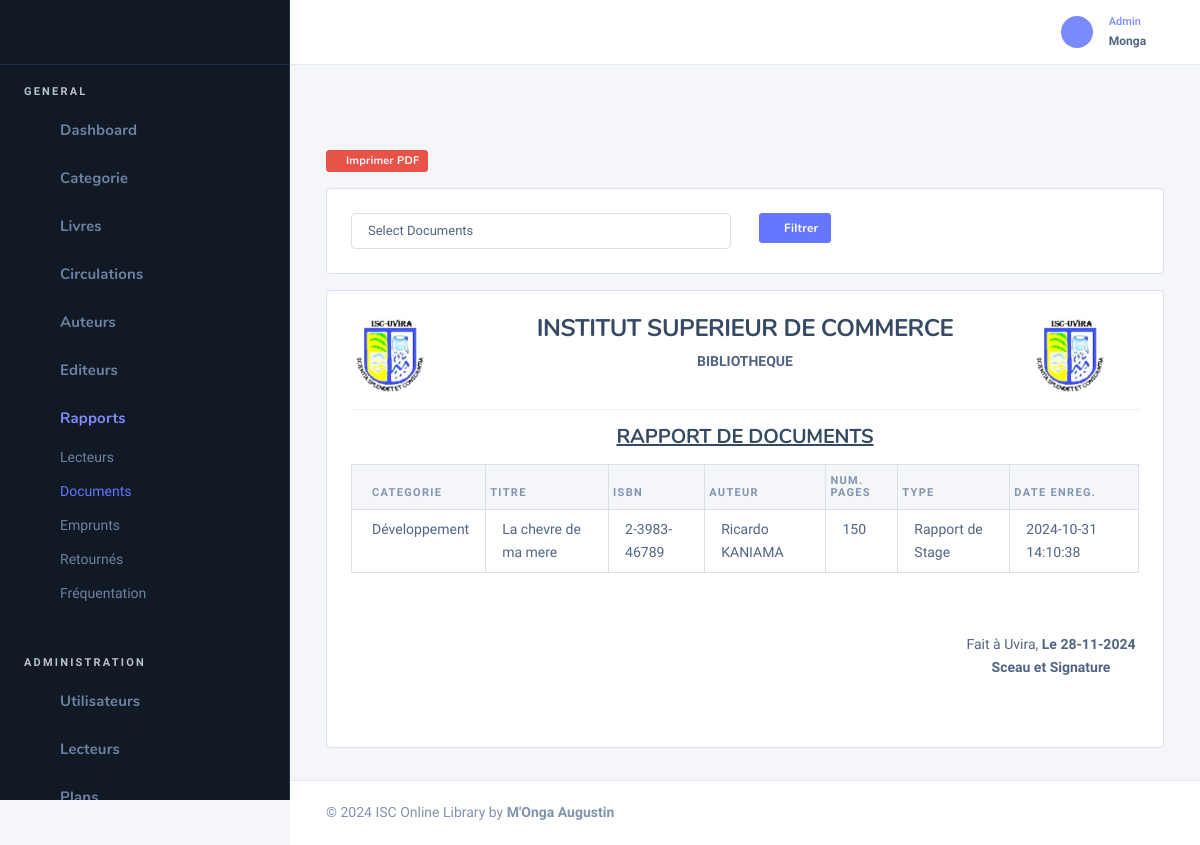
The app's page /rdoc (signed in) with its own data.
### tables this page shows
CREATE TABLE `tbl_books` (
  `id_book` int(11) NOT NULL,
  `titre` varchar(100) DEFAULT NULL,
  `typeDoc` enum('Ouvrage','TFC','Memoire','Rapport de Stage','Projet Tututoré') DEFAULT NULL,
  `isbn` varchar(100) DEFAULT NULL,
  `book_file` varchar(100) DEFAULT NULL,
  `descr` varchar(200) DEFAULT NULL,
  `format` enum('ebook','paper') DEFAULT NULL,
  `qty` int(11) NOT NULL DEFAULT 1,
  `nbr_page` int(11) DEFAULT NULL,
  `edition` varchar(100) DEFAULT NULL,
  `id_author` int(11) DEFAULT NULL,
  `id_genre` int(11) DEFAULT NULL,
  `id_book_language` int(11) DEFAULT NULL,
  `publisher_id` int(11) DEFAULT NULL,
  `created_at` timestamp NOT NULL DEFAULT current_timestamp(),
  `statut` enum('0','1') DEFAULT NULL
);

CREATE TABLE `tbl_genres` (
  `id_genre` int(11) NOT NULL,
  `name` varchar(50) DEFAULT NULL,
  `description` varchar(150) DEFAULT NULL
);

CREATE TABLE `tbl_authors` (
  `id_author` int(11) NOT NULL,
  `names` varchar(20) DEFAULT NULL
);

### Models/Admin/book.class.php (called while the page is built, shortened)
<?php
class Book
{
    public function getBooks()
    {
        $db = getConnection();
        $add = $db->prepare("SELECT created_at,id_book, titre, typeDoc, isbn, book_file, descr, format, nbr_page, edition, a.names as auteur, g.name as genre, bl.names as bl, p.name as publisher, b.statut
        FROM tbl_books as b,tbl_publishers as p, tbl_genres as g, tbl_authors as a, tbl_books_language as bl
        WHERE bl.id_book_language = b.id_book_language and b.id_genre = g.id_genre and b.id_author = a.id_author and p.publisher_id = b.publisher_id;");
        $add->execute();
        $tbP = array();
        while ($data =  $add->fetchObject()) {
            $tbP[] = $data;
        }
        return $tbP;
    }
}

### Vues/Admin/rdocs.php (the view, shortened to what this page needs)
<div class="nk-content-body pt-0">
    <?php if($_SESSION['role']!='SGAC'):?>
    <button class="btn btn-danger btn-xs" id="print_r"><i class="fa fa-file-pdf-o fa-fw"></i> Imprimer PDF</button>
    <?php endif ?>
    <div class="col-lg-12 py-3">
        <div class="card card-bordered card-preview">
            <div class="card-inner">
                <form method="post" action="index.php?p=rdoc">
                    <div class="row">
                        <div class="col-sm-6">
                            <div class="form-group">
                            </div>
                        </div>
                        <div class="col-sm-6">
                            <div class="form-group">
                                <button name="submit" class="btn btn-primary btn-sm" type="submit"><i class="fa fa-plus fa-fw"></i> Filtrer </button>
                            </div>
                        </div>
                    </div>
                </form>
            </div>
        </div>
    </div>
    <div class="nk-block nk-block-lg">
        <div class="card card-bordered card-preview">
            <div class="card-inner">
                <div class="row">
                    <div class="col-md-2">
                        <img width="80px" src="assets/images/logo.jpg" srcset="assets/images/logo.jpg" alt="logo">
                    </div>
                    <div class="col-md-8">
                        <center>
                            <h4>INSTITUT SUPERIEUR DE COMMERCE</h4>
                            <b>BIBLIOTHEQUE</b>
                        </center>
                    </div>
                    <div class="col-md-2">
                        <img width="80px" src="assets/images/logo.jpg" srcset="assets/images/logo.jpg" alt="logo">
                    </div>
                </div>
                <hr>
                <center>
                    <h5><u>RAPPORT DE DOCUMENTS</u></h5>
                </center>
                <?php if (isset($_POST['submit'])) : ?>
                    <table class="table table-bordered my-3">
                        <thead>
                            <tr class="tb-tnx-head">
                                <th>Categorie</th>
                                <th>Titre</th>
                                <th>ISBN</th>
                                <th>Auteur</th>
                                <th>Num. Pages</th>
                                <th>Type</th>
                                <th>Date Enreg.</th>
                            </tr>
                        </thead>
                        <tbody>
                            <?php
                            require_once('Models/Admin/book.class.php');
                            $s = new Book();
                            @$type = $_POST['type'];
                            @$data = $s->getBooksType($type);
                            foreach ($data as $user) : ?>
                                <tr>
                                    <td><?= $user->genre ?></td>
                                    <td><?= $user->titre ?></td>
                                    <td><?= $user->isbn ?></td>
                                    <td><?= $user->auteur ?></td>
                                    <td><?= $user->nbr_page ?></td>
                                    <td><?= $user->typeDoc ?></td>
                                    <td><?= $user->created_at ?></td>
                                </tr>
                            <?php
                            endforeach ?>
                        </tbody>
                    </table>
                <?php else: ?>
                    <table class="table table-bordered my-3">
                        <thead>
                            <tr class="tb-tnx-head">
                                <th>Categorie</th>
                                <th>Titre</th>
                                <th>ISBN</th>
                                <th>Auteur</th>
                                <th>Num. Pages</th>
                                <th>Type</th>
                                <th>Date Enreg.</th>
                            </tr>
                        </thead>
                        <tbody>
                            <?php
                            foreach ($data as $user) : ?>
                                <tr>
                                    <td><?= $user->genre ?></td>
                                    <td><?= $user->titre ?></td>
                                    <td><?= $user->isbn ?></td>
                                    <td><?= $user->auteur ?></td>
                                    <td><?= $user->nbr_page ?></td>
                                    <td><?= $user->typeDoc ?></td>
                                    <td><?= $user->created_at ?></td>
                                </tr>
                            <?php
                            endforeach ?>
                        </tbody>
                    </table>
                <?php endif ?>
                <div class="row py-5">
                    <div class="col-md-3"></div>
                    <div class="col-md-6"></div>
                    <div class="col-md-3">
                        <center>
                            <span>Fait à Uvira, <b>Le <?= date("d-m-Y") ?></b></span><br>
                            <b>Sceau et Signature</b>
                        </center>
                    </div>
                </div>
            </div>
        </div>
    </div>
</div>

### records on screen
tbl_books: id_genre.name "Développement", titre "La chevre de ma mere", isbn "2-3983-46789", id_author.names "Ricardo KANIAMA", nbr_page "150", typeDoc "Rapport de Stage", created_at "2024-10-31 14:10:38"

### other values on screen
$_SESSION['noms'] "Monga"
